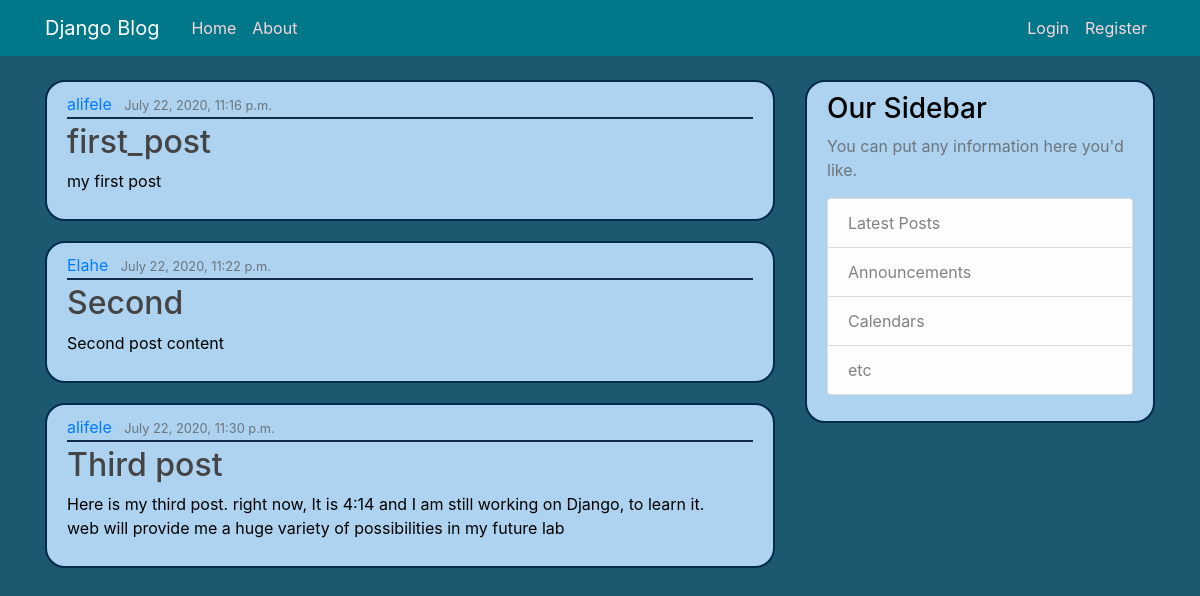
The page / on the database its author committed.
### blog/models.py (models this page shows, shortened)
class Post(models.Model):
    title  = models.CharField(max_length=100)
    content = models.TextField()
    date_posted = models.DateTimeField(default=timezone.now)
    author = models.ForeignKey(User, on_delete=models.CASCADE)

### blog/views.py (the view)
# urls.py: path('', views.home, name='blog-home'),
def home(request):
    context = {
    'posts':Post.objects.all(),
    'title':title
    }
    return render(request,'blog/home.html', context)

### blog/templates/blog/home.html
{% extends "blog/base.html" %}
{% block content  %}
  {%for post in posts%}
    <article class="media content-section">
      <div class="media-body">
        <div class="article-metadata">
          <a class="mr-2" href="#">{{ post.author }}</a>
          <small class="text-muted">{{ post.date_posted }}</small>
        </div>
        <h2><a class="article-title" href="#">{{ post.title }}</a></h2>
        <p class="article-content">{{ post.content }}</p>
      </div>
    </article>
  {% endfor %}
{% endblock %}

### blog/templates/blog/base.html (shortened to what this page needs)
{% load static %}
<!DOCTYPE html>
<html lang="en" dir="ltr">
  <head>
    <link rel="stylesheet" href="https://maxcdn.bootstrapcdn.com/bootstrap/4.0.0/css/bootstrap.min.css">
    <link rel="stylesheet" href="{% static "blog/main.css" %}">
  </head>
  <body>
    <header class="site-header">
      <nav class="navbar navbar-expand-md navbar-dark bg-steel fixed-top">
        <div class="container">
          <a class="navbar-brand mr-4" href="{% url 'blog-home' %}">Django Blog</a>
          <div class="collapse navbar-collapse" id="navbarToggle">
            <div class="navbar-nav mr-auto">
              <a class="nav-item nav-link" href="{% url 'blog-home' %}">Home</a>
              <a class="nav-item nav-link" href="{% url 'blog-about' %}">About</a>
            </div>
            <div class="navbar-nav">
              {% if user.is_authenticated %}
                <a class="nav-item nav-link" href="#">Hello {{ user }}</a>
                <a class="nav-item nav-link" href="{% url 'profile' %}">Profile</a>
                <a class="nav-item nav-link" href="{% url 'logout' %}">Logout</a>
              {% else %}
                <a class="nav-item nav-link" href="{% url 'login' %}">Login</a>
                <a class="nav-item nav-link" href="{% url 'register' %}">Register</a>
              {% endif %}
            </div>
          </div>
        </div>
      </nav>
    </header>
    <main role="main" class="container">
      <div class="row">
        <div class="col-md-8">
          {% block content %}{% endblock %}
        </div>
        <div class="col-md-4">
          <div class="content-section">
            <h3>Our Sidebar</h3>
            <p class='text-muted'>You can put any information here you'd like.
              <ul class="list-group">
                <li class="list-group-item list-group-item-light">Latest Posts</li>
                <li class="list-group-item list-group-item-light">Announcements</li>
                <li class="list-group-item list-group-item-light">Calendars</li>
                <li class="list-group-item list-group-item-light">etc</li>
              </ul>
            </p>
          </div>
        </div>
      </div>
    </main>
  </body>
</html>

### blog/static/blog/main.css (style rules this page uses)
body { background: #1c5870; color: #000; margin-top: 5rem; }
h1, h2, h3, h4, h5, h6 { color: #000; }
ul { margin: 0; }
.bg-steel { background-color: #00788a; }
.site-header .navbar-nav .nav-link { color: #Fbd5db; }
.content-section { background: #add3f0; padding: 10px 20px; border: 2px solid #002b4d; border-radius: 20px; margin-bottom: 20px; }
.article-title { color: #444444; }
.article-content { white-space: pre-line; }
.article-metadata { padding-bottom: 1px; margin-bottom: 4px; border-bottom: 2px solid #112d45 }

### rows shown on the page
Post: author "alifele", date_posted "July 22, 2020, 11:16 p.m.", title "first_post", content "my first post"
Post: author "Elahe", date_posted "July 22, 2020, 11:22 p.m.", title "Second", content "Second post content"
Post: author "alifele", date_posted "July 22, 2020, 11:30 p.m.", title "Third post", content "Here is my third post. right now, It is 4:14 and I am still working on Django, to learn it. web will provide me a huge variety of possibilities in my future lab"
